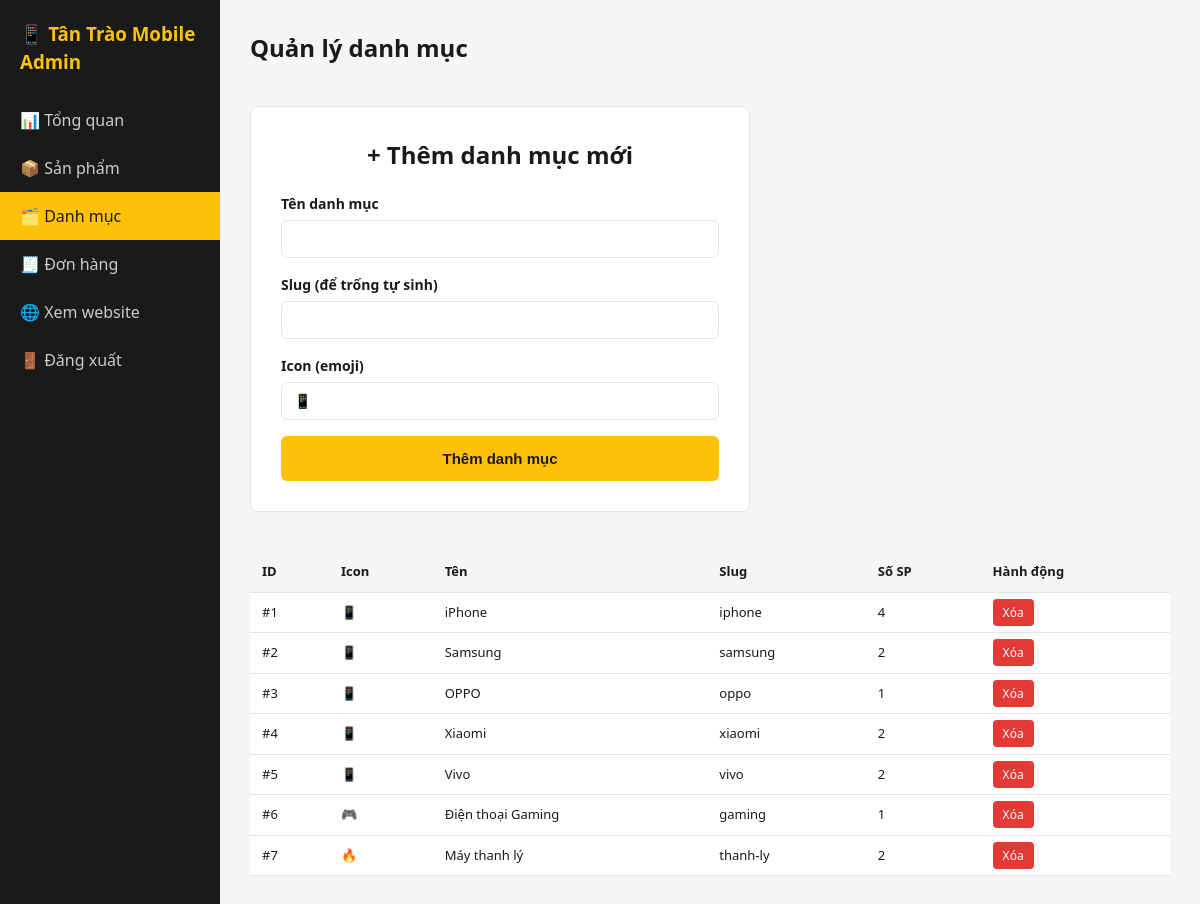
The app's page /admin/categories.php (signed in) with its own data.
### tables this page shows
CREATE TABLE `categories` (
  `id` int(11) NOT NULL,
  `name` varchar(100) NOT NULL,
  `slug` varchar(100) NOT NULL,
  `icon` varchar(10) DEFAULT '?',
  `sort_order` int(11) DEFAULT 0
);

### admin/categories.php (the view, shortened to what this page needs)
<?php
$pdo = getDB();
$categories = $pdo->query("SELECT c.*, (SELECT COUNT(*) FROM products WHERE category_id=c.id) AS product_count FROM categories c ORDER BY sort_order")->fetchAll();
?>
<!DOCTYPE html>
<html lang="vi">
<head>
<link rel="stylesheet" href="../assets/css/style.css">
</head>
<body>
<div class="admin-wrap">
  <?php include __DIR__ . '/includes_sidebar.php'; ?>
  <div class="admin-content">
    <h2>Quản lý danh mục</h2>
    <form method="post" class="form-box" style="max-width:500px;margin-left:0;">
      <h2>+ Thêm danh mục mới</h2>
      <div class="form-group"><label>Tên danh mục</label><input type="text" name="name" required></div>
      <div class="form-group"><label>Slug (để trống tự sinh)</label><input type="text" name="slug"></div>
      <div class="form-group"><label>Icon (emoji)</label><input type="text" name="icon" placeholder="📱"></div>
      <button type="submit" class="btn-primary" style="width:100%;">Thêm danh mục</button>
    </form>
    <table class="admin-table" style="margin-top:24px;">
      <thead><tr><th>ID</th><th>Icon</th><th>Tên</th><th>Slug</th><th>Số SP</th><th>Hành động</th></tr></thead>
      <tbody>
        <?php foreach ($categories as $c): ?>
          <tr>
            <td>#<?= $c['id'] ?></td>
            <td><?= $c['icon'] ?></td>
            <td><?= htmlspecialchars($c['name']) ?></td>
            <td><?= htmlspecialchars($c['slug']) ?></td>
            <td><?= $c['product_count'] ?></td>
            <td><a href="categories.php?delete=<?= $c['id'] ?>" class="btn-sm btn-delete" onclick="return confirm('Xóa danh mục này? Toàn bộ sản phẩm liên quan cũng sẽ bị xóa!')">Xóa</a></td>
          </tr>
        <?php endforeach; ?>
      </tbody>
    </table>
  </div>
</div>
</body>
</html>

### assets/css/style.css (style rules this page uses)
:root { --primary: #ffc107; --primary-dark: #e0a800; --dark: #1a1a1a; --gray: #666; --light-gray: #f5f5f5; --border: #e5e5e5; --radius: 8px; }
* { box-sizing: border-box; margin: 0; padding: 0; }
body { font-family: 'Segoe UI', Roboto, Arial, sans-serif; color: var(--dark); background: #fff; line-height: 1.5; }
a { text-decoration: none; color: inherit; }
.btn-primary { background: var(--primary); color: var(--dark); border: none; padding: 14px 30px; border-radius: 6px; font-weight: 700; font-size: 15px; cursor: pointer; }
.form-box { max-width: 480px; margin: 40px auto; background: #fff; padding: 30px; border: 1px solid var(--border); border-radius: var(--radius); }
.form-box h2 { margin-bottom: 20px; text-align: center; }
.form-group { margin-bottom: 16px; }
.form-group label { display: block; margin-bottom: 6px; font-weight: 600; font-size: 14px; }
.form-group input, .form-group textarea, .form-group select { width: 100%; padding: 10px 12px; border: 1px solid var(--border); border-radius: 6px; font-size: 14px; }
.admin-wrap { display: flex; min-height: 100vh; }
.admin-content { flex: 1; padding: 30px; background: var(--light-gray); }
.admin-table { width: 100%; border-collapse: collapse; background: #fff; }
.admin-table th, .admin-table td { padding: 10px 12px; border-bottom: 1px solid var(--border); font-size: 13px; text-align: left; }
.admin-table th { background: var(--light-gray); }
.btn-sm { padding: 5px 10px; font-size: 12px; border-radius: 4px; border: none; cursor: pointer; }
.btn-delete { background: #e53935; color: #fff; }

### records on screen
categories: id "1", icon "📱", name "iPhone", slug "iphone", product_count "4"
categories: id "2", icon "📱", name "Samsung", slug "samsung", product_count "2"
categories: id "3", icon "📱", name "OPPO", slug "oppo", product_count "1"
categories: id "4", icon "📱", name "Xiaomi", slug "xiaomi", product_count "2"
categories: id "5", icon "📱", name "Vivo", slug "vivo", product_count "2"
categories: id "6", icon "🎮", name "Điện thoại Gaming", slug "gaming", product_count "1"
categories: id "7", icon "🔥", name "Máy thanh lý", slug "thanh-ly", product_count "2"
